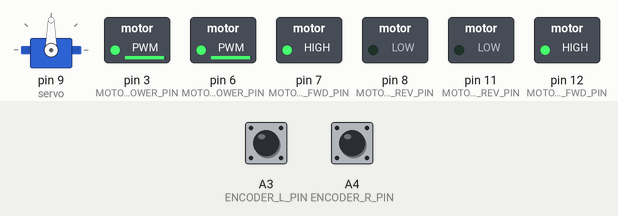
Recording of a sketch running on a simulated Arduino Uno, built with avr-gcc and run on an emulated ATmega328P. On the bench: servo, switched loads named in the sketch (green lamp = pin HIGH). The test bench sets the inputs (shaded band); at power-on: A3 (ENCODER_L_PIN) HIGH, A4 (ENCODER_R_PIN) HIGH. What the sketch prints to the serial monitor is not drawn.

Above: at 1.2 s.
1.3 s: A3 (ENCODER_L_PIN) pulsed LOW 2 times (0.12 s each, 0.3 s apart)
4.9 s: A3 (ENCODER_L_PIN) pulsed LOW 5 times (0.12 s each, 0.3 s apart)
Timing chart, 0 to 7.9 s (numbered marks = the images above; inputs shaded):
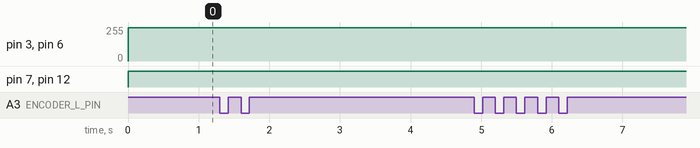

The sketch:

localisation.ino
```cpp
#include <Servo.h>

#include "motorboard.h"
#include "localisation.h"
#include "ultrasonic.h"
#include "hardware_conf.h"

Motorboard motorboard;
Localisation loc;
Ultrasonic sensor;

Servo servo;

void setup(){
   servo.attach(9);
   servo.write(90);
   motorboard.init(
      MOTOR_R_POWER_PIN,
      MOTOR_L_POWER_PIN,
      MOTOR_R_FWD_PIN,
      MOTOR_R_REV_PIN,
      MOTOR_L_FWD_PIN,
      MOTOR_L_REV_PIN
   );

   sensor.init(SONIC_TRIG_PIN, SONIC_ECHO_PIN);

   loc.init(
      &motorboard,
      ENCODER_R_PIN,
      ENCODER_L_PIN,
      WHEEL_RADIUS,
      LR_WHEEL_DIST,
      ENCODER_SLIT_NUM
   );

   loc.update_rate = 50;
   Serial.begin(9600);
}

#define SPEED 250
int milestone = 1;

void loop(){
    // simple code
    // robot will go in one direction stopping every
    // 10 centimeters
    motorboard.forward(SPEED);

    Serial.print(loc.x);
    Serial.print('\t');
    Serial.print(loc.y);
    Serial.print('\t');
    Serial.print(loc.angle);
    Serial.print('\n');

    loc.angle = 0;
    if(loc.y > milestone*100){
      motorboard.stop();
      milestone++;
      while(sensor.measure() > 10.0){
         delay(300);
      }
    }

   loc.tick();
}
```

hardware_conf.h
```cpp
// hardware configuration file

#pragma once

/* MOTORBOARD */
#define MOTOR_R_POWER_PIN 3
#define MOTOR_L_POWER_PIN 6

#define MOTOR_R_FWD_PIN  12
#define MOTOR_R_REV_PIN  11
#define MOTOR_L_FWD_PIN  7
#define MOTOR_L_REV_PIN  8

// #define SERVO_PIN 9

/* SENSORS */
#define SONIC_TRIG_PIN 10
#define SONIC_ECHO_PIN 2

#define ENCODER_R_PIN A4 // FILL IN
#define ENCODER_L_PIN A3 // FILL IN

// #define IR_R_PIN // FILL IN
// #define IR_L_PIN // FILL IN

// #define LINE_SENSOR_0_PIN A0
// #define LINE_SENSOR_1_PIN A1
// #define LINE_SENSOR_2_PIN A2
// #define LINE_SENSOR_3_PIN A3
// #define LINE_SENSOR_4_PIN A4

/* PERIPHERALS */
#define BEEPER_PIN 13

/* MEASUREMENTS AND PARAMETERS */

// TODO: measure
#define WHEEL_RADIUS 65
#define LR_WHEEL_DIST 143
#define ENCODER_SLIT_NUM 20
```

localisation.cpp
```cpp
#include "localisation.h"

void Localisation::init(Motorboard* motorboard, int r_encoder_pin, int l_encoder_pin,
                            float wheel_radius, float wheel_dist, int num_slits){
    m_motorboard = motorboard;

    L_ENCODER_PIN = l_encoder_pin;
    R_ENCODER_PIN = r_encoder_pin;

    m_wheel_radius = wheel_radius;
    m_wheel_distance = wheel_dist;
    m_num_slits = num_slits;

    // hardware init
    pinMode(L_ENCODER_PIN, INPUT);
    pinMode(R_ENCODER_PIN, INPUT);

    // init coordinate system
    x = 0.0;
    y = 0.0;
    angle = 0.0;

    // first measurement
    m_last_enc_state_l = digitalRead(L_ENCODER_PIN);
    m_last_enc_state_r = digitalRead(R_ENCODER_PIN);
}

int singedEncoderDistance(bool last_measure, bool current_measure, MotorMode motor_mode){
    // if moving forward: check rising edge
    // if moving reverse: check falling edge
    if(motor_mode == MOTOR_FORWARD){
        // rising edge
        if(!last_measure && current_measure){
            return 1;
        }
    }
    if(motor_mode == MOTOR_REVERSE){
        // falling edge
        if(last_measure && !current_measure){
            return -1;
        }
    }

    return 0;
}

float Localisation::encDistToRealDist(int enc_dist){
    // convert encoder distance to radians
    float disk_percentage = ((float)enc_dist) / m_num_slits;
    float radians = 2 * PI * disk_percentage;
    // radians to distance
    float distance = radians * m_wheel_radius;

    return distance;
}

void Localisation::sample(){
    bool left_measure = digitalRead(L_ENCODER_PIN);
    bool right_measure = digitalRead(R_ENCODER_PIN);

    m_l_enc_dist += singedEncoderDistance(m_last_enc_state_l, left_measure, m_motorboard->l_motor_mode);
    m_r_enc_dist += singedEncoderDistance(m_last_enc_state_r, right_measure, m_motorboard->r_motor_mode);

    m_last_enc_state_l = left_measure;
    m_last_enc_state_r = right_measure;
}

void Localisation::update(){
    float left_dist = encDistToRealDist(m_l_enc_dist);
    float right_dist = encDistToRealDist(m_r_enc_dist);

    // reset encoder delta
    m_l_enc_dist = 0;
    m_r_enc_dist = 0;

    // Serial.print("update called: ");
    // Serial.print(left_dist);
    // Serial.print('\t');
    // Serial.print(right_dist);
    // Serial.print('\n');

    float displacement = (left_dist + right_dist)/2.0;
    float delta_angle = (right_dist - left_dist)/(2.0*m_wheel_distance);

    // Serial.print(displacement);
    // Serial.print('\t');
    // Serial.print(delta_angle);
    // Serial.print('\n');

    angle += delta_angle;

    float delta_x = displacement * -sin(angle);
    float delta_y = displacement * cos(angle);

    x += delta_x;
    y += delta_y;
}

void Localisation::tick(){
    sample();

    if(millis() > m_last_update_time + update_rate){
        m_last_update_time = millis();
        update();
    }
}
```

localisation.h
```cpp
#pragma once
#include <Arduino.h>

#include "motorboard.h"

// FIXME: the whole thing will fall apart
// if we go in cruise

class Localisation{
private:
    Motorboard* m_motorboard;

    int L_ENCODER_PIN;
    int R_ENCODER_PIN;

    bool m_last_enc_state_l;
    bool m_last_enc_state_r;

    int m_l_enc_dist;
    int m_r_enc_dist;

    // constants
    float m_wheel_radius;
    float m_wheel_distance;
    int m_num_slits;

    // accepts number of encoder ticks (encoder distance)
    // returns distance travelled by the wheel (in mm)
    float encDistToRealDist(int enc_dist);

    void sample();
    void update();

    unsigned long m_last_update_time;
public:
    int update_rate = 50; // in ms
    // current x, y position and orientation
    // x, y is a righthanded coordinate system
    // at angle 0, y is forward direction
    // x, y are measured in mm
    // angle is measured in radians
    float x;
    float y;
    float angle;

    // all distances in mm
    Localisation(){};
    void init(Motorboard* motorboard, int r_encoder_pin, int l_encoder_pin,
                    float wheel_radius, float wheel_dist, int num_slits);

    // checks data from encoders
    // and updates position
    //
    // must be called frequently
    // to not skip any samples
    void tick();
};
```

motorboard.cpp
```cpp
#include "motorboard.h"

void Motorboard::init(int r_pwr,
                        int l_pwr,

                        int r_fwd,
                        int r_rev,
                        int l_fwd,
                        int l_rev){
   m_L_POWER_PIN = l_pwr;
   m_R_POWER_PIN = r_pwr;

   m_R_FWD_PIN = r_fwd;
   m_L_FWD_PIN = l_fwd;
   m_R_REV_PIN = r_rev;
   m_L_REV_PIN = l_rev;

   // hardware setup
   pinMode(m_L_POWER_PIN, OUTPUT);
   pinMode(m_L_FWD_PIN, OUTPUT);
   pinMode(m_L_REV_PIN, OUTPUT);

   pinMode(m_R_POWER_PIN, OUTPUT);
   pinMode(m_R_FWD_PIN, OUTPUT);
   pinMode(m_R_REV_PIN, OUTPUT);
}

void Motorboard::setLeftMotor(int power, MotorMode mode){
   // cap power to byte
   power = constrain(power, 0, 255);

   l_power = power;
   l_motor_mode = mode;

   analogWrite(m_L_POWER_PIN, power);

   // no match means cruise
   digitalWrite(m_L_FWD_PIN, mode == MOTOR_FORWARD);
   digitalWrite(m_L_REV_PIN, mode == MOTOR_REVERSE);
}

// we do a little copy-pasting
void Motorboard::setRightMotor(int power, MotorMode mode){
   power = constrain(power, 0, 255);

   r_power = power;
   r_motor_mode = mode;

   analogWrite(m_R_POWER_PIN, power);

   // no match means cruise
   digitalWrite(m_R_FWD_PIN, mode == MOTOR_FORWARD);
   digitalWrite(m_R_REV_PIN, mode == MOTOR_REVERSE);
}

void Motorboard::setSignedLeftMotor(int power){
   if(power < 0){
      setLeftMotor(-power, MOTOR_REVERSE);
   }else{
      setLeftMotor(power, MOTOR_FORWARD);
   }
}

void Motorboard::setSignedRightMotor(int power){
   if(power < 0){
      setRightMotor(-power, MOTOR_REVERSE);
   }else{
      setRightMotor(power, MOTOR_FORWARD);
   }
}

void Motorboard::forward(int power){
   setRightMotor(power, MOTOR_FORWARD);
   setLeftMotor(power, MOTOR_FORWARD);
}

void Motorboard::right(int power){
   setRightMotor(power, MOTOR_REVERSE);
   setLeftMotor(power, MOTOR_FORWARD);
}

void Motorboard::lightRight(int power){
   setRightMotor(0, MOTOR_FORWARD);
   setLeftMotor(power, MOTOR_FORWARD);
}

void Motorboard::left(int power){
   setRightMotor(power, MOTOR_FORWARD);
   setLeftMotor(power, MOTOR_REVERSE);
}

void Motorboard::lightLeft(int power){
   setRightMotor(power, MOTOR_FORWARD);
   setLeftMotor(0, MOTOR_FORWARD);
}

void Motorboard::back(int power){
   setRightMotor(power, MOTOR_REVERSE);
   setLeftMotor(power, MOTOR_REVERSE);
}

void Motorboard::stop(){
   setRightMotor(0, MOTOR_FORWARD);
   setLeftMotor(0, MOTOR_FORWARD);
}

void Motorboard::cruise(){
   setRightMotor(0, MOTOR_CRUISE);
   setLeftMotor(0, MOTOR_CRUISE);
}

void Motorboard::setVelocityTurn(float vel, float turn){
   float v_r = vel + turn;
   float v_l = vel - turn;

   // normalise if overflow
   float v_top = max(abs(v_r), abs(v_l));
   if(v_top > 100.0){
      float norm_factor = 100.0 / v_top;
      v_r = v_r * norm_factor;
      v_l = v_l * norm_factor;
   }

   // convert to 0 - 255
   int power_r = round(v_r * 255 / 100);
   int power_l = round(v_l * 255 / 100);

   setSignedRightMotor(power_r);
   setSignedLeftMotor(power_l);
}
```

motorboard.h
```cpp
/* MOTORBOARD.H
 *
 * Provides useful functions concerning motorboard
 * operations.
 */
#pragma once
#include <Arduino.h>

enum MotorMode{
   MOTOR_FORWARD,
   MOTOR_REVERSE,
   MOTOR_CRUISE
};

class Motorboard{
private:
   // pin declarations
   int m_L_POWER_PIN;
   int m_R_POWER_PIN;

   int m_L_FWD_PIN;
   int m_L_REV_PIN;
   int m_R_FWD_PIN;
   int m_R_REV_PIN;
public:
   MotorMode l_motor_mode;
   MotorMode r_motor_mode;

   int l_power;
   int r_power;

   Motorboard(){};

   void init(int r_pwr,
               int l_pwr,

               int r_fwd,
               int r_rev,
               int l_fwd,
               int l_rev);

   // high-level motorboard control
   void forward(int power);
   // rotates in the CW direction in place
   void right(int power);
   // same as right() but doesn't reverse right motors
   void lightRight(int power);
   void left(int power);
   void lightLeft(int power);
   void back(int power);
   void cruise();
   void stop();

   // velocity turn control
   // values for vel and turn are floats from -100 to 100
   // if supplied values are greater or passed in a combination,
   // input will be normalised.
   // positive turn is counter-clockwise
   void setVelocityTurn(float vel, float turn);

   void setSignedLeftMotor(int power);
   void setSignedRightMotor(int power);

   // low-level functionality
   void setLeftMotor(int power, MotorMode mode);
   void setRightMotor(int power, MotorMode mode);
};
```

ultrasonic.cpp
```cpp
#include "ultrasonic.h"

// max distance detectable by ultrasonic (in cm)
#define MAX_DISTANCE 100

void Ultrasonic::init(int trigger_pin, int echo_pin){
   TRIGGER_PIN = trigger_pin;
   ECHO_PIN = echo_pin;

   // pin init
   pinMode(TRIGGER_PIN, OUTPUT);
   pinMode(ECHO_PIN, INPUT);
}

void pingSensor(int trigger_pin){
  digitalWrite(trigger_pin, LOW);
  delayMicroseconds(2);
  digitalWrite(trigger_pin, HIGH);
  delayMicroseconds(5);
  digitalWrite(trigger_pin, LOW);
}

// tof - time of flight in microseconds
// returns - distance in centimeters
float tofToDistance(long tof){
   return SPEED_OF_SOUND*(float)tof/10000.0/2.0;
}

float Ultrasonic::measure(){
   pingSensor(TRIGGER_PIN);
   long duration = pulseIn(ECHO_PIN, HIGH);

   if(duration == 0){
      return MAX_DISTANCE;
   }

   return tofToDistance(duration);
}

float Ultrasonic::measureSamples(int number){
   float sum = 0;
   for(int i = 0; i < number; i++){
      sum += measure();
   }
   return sum / ((float) number);
}
```

ultrasonic.h
```cpp
/* ULTRASONIC.H
 *
 * Provides ultrasonic sensor functionality.
 * Exposes class Ultrasonic which has the
 * ability to poll data and return distance
 */
#pragma once
#include <Arduino.h>

// speed of sound in meters per second
#define SPEED_OF_SOUND 343.0

class Ultrasonic{
private:
   // pin defenitions
   int TRIGGER_PIN;
   int ECHO_PIN;

public:
   Ultrasonic(){};
   void init(int trigger_pin, int echo_pin);

   // returns distance in cm
   float measure();
   float measureSamples(int number);
};
```

Measured:
- after the input at 1.3 s, every drawn part: stays the same
- after the input at 4.9 s, every drawn part: stays the same
